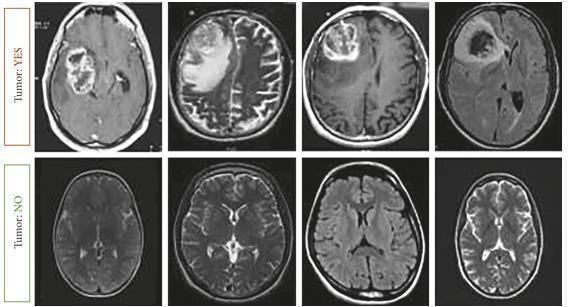
#> input picture brain.ppm, 568 x 307 px
$ jupyter execute 'Nibin-brain tumor detection.ipynb'
#> lines starting #> are read from the running program, lines starting #| are printed output that depends on the picture; after the words box and inside, x2 and y2 are one past the last pixel; in counts of white or black regions, pixels touching at a corner belong together
[cell 1]
import cv2
import numpy as np
import matplotlib.pyplot as plt
from google.colab.patches import cv2_imshow
from google.colab import files
from IPython.display import Image, display


uploaded = files.upload()
#> the answer given: brain.ppm
for fn in uploaded.keys():
    image_path = fn

image = cv2.imread(image_path)
#> image is the input picture: shape (307, 568, 3); mean B, G, R 107.2, 107.8, 107.8
cv2_imshow(image)
cv2.waitKey(0)

gray = cv2.cvtColor(image, cv2.COLOR_BGR2GRAY)

blur = cv2.GaussianBlur(gray, (5, 5), 0)
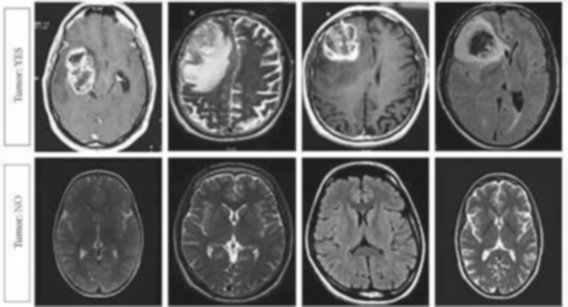
#> blur: shape (307, 568); min 27, max 255, mean 107.5

ret, thresh = cv2.threshold(blur, 0, 255, cv2.THRESH_BINARY + cv2.THRESH_OTSU)
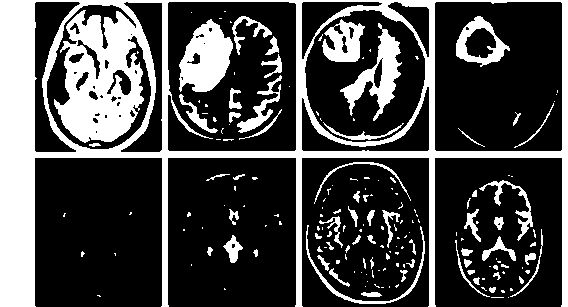
#> thresh: shape (307, 568); 28% white; 179 white regions (119 under 20 px), largest, box (x1, y1, x2, y2) and area: (0, 0, 568, 307) 34801, (179, 19, 233, 92) 2536, (340, 23, 402, 121) 1935
#> ret = 134

kernel = np.ones((3, 3), np.uint8)
closing = cv2.morphologyEx(thresh, cv2.MORPH_CLOSE, kernel, iterations=2)
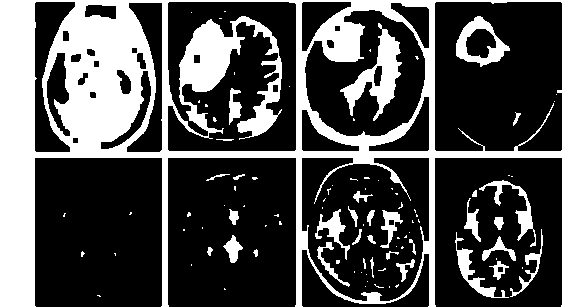
#> closing: shape (307, 568); 30.6% white; 98 white regions (65 under 20 px)

contours, hierarchy = cv2.findContours(closing, cv2.RETR_EXTERNAL, cv2.CHAIN_APPROX_SIMPLE)
#> contours = 36 contours, 24 with area under 20; largest, box (x1, y1, x2, y2) and area: (0, 0, 568, 307) 113896, (455, 232, 509, 298) 551, (479, 180, 536, 247) 536, (223, 235, 243, 263) 240, (510, 229, 543, 297) 230
segmented = image.copy()
cv2.drawContours(segmented, contours, -1, (0, 255, 0), 2)
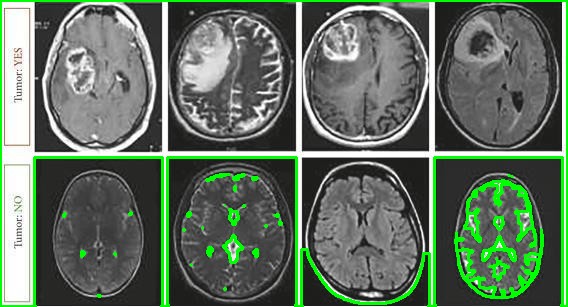
#> segmented: shape (307, 568, 3); 6.62% of pixels changed, all inside (x1, y1, x2, y2) = (0, 0, 568, 307)

plt.figure(figsize=(12,6))
#> (this line was passed over: IPython is not available in this run)

plt.subplot(1,3,1)
#> (this line was passed over: IPython is not available in this run)
plt.imshow(cv2.cvtColor(image, cv2.COLOR_BGR2RGB))
#> (this line was passed over: IPython is not available in this run)
plt.title("Original Image")
#> (this line was passed over: IPython is not available in this run)

plt.subplot(1,3,2)
#> (this line was passed over: IPython is not available in this run)
plt.imshow(thresh, cmap='gray')
#> (this line was passed over: IPython is not available in this run)
plt.title("Thresholded")
#> (this line was passed over: IPython is not available in this run)

plt.subplot(1,3,3)
plt.imshow(cv2.cvtColor(segmented, cv2.COLOR_BGR2RGB))
plt.title("Segmented (Tumor Outlined)")

plt.show()
